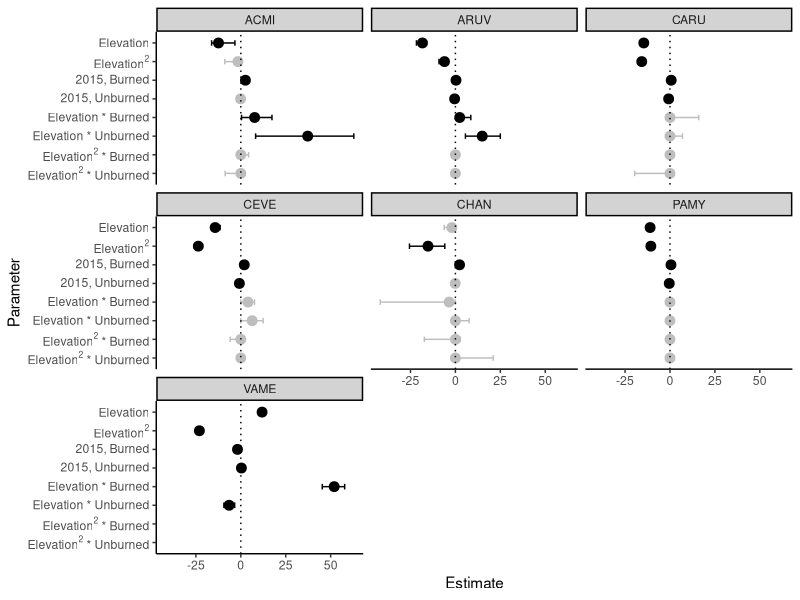
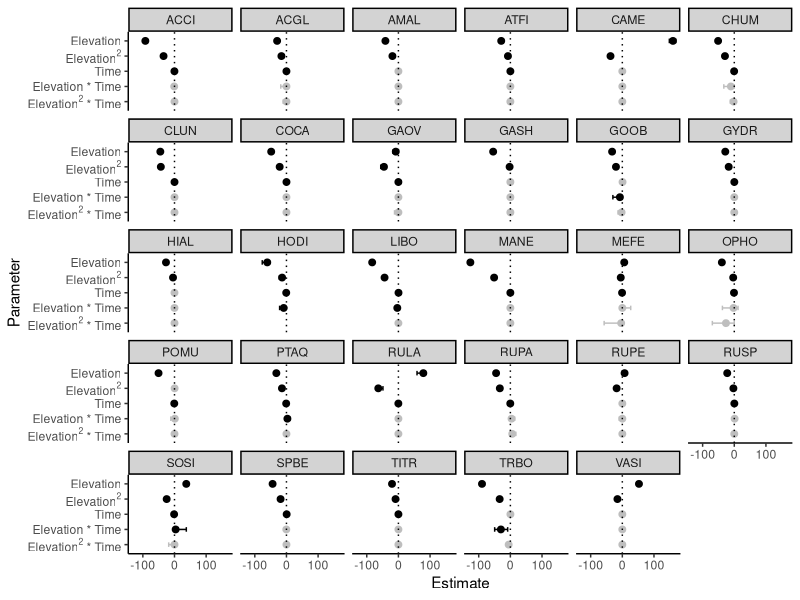

The R script that drew these images, in order:

# Created: Dec. 15, 2021 from script 8
# Updated: Mar 20, 2023

# IMPORTANT NOTE: unless otherwise indicated, always use Understory_All.csv for these analyses as it is the ONLY file with up-to-date corrections.

# Packages needed:
library(tidyverse)

## Step 1: Load coefficient data

coeff.ALLDAT <- read.csv("data/3c_new_coefficients.csv", header = TRUE) %>% 
  select(-Dataset, -L.Occ, -R.Occ, -deltaAIC, -Weight, -Rsquared)
coeff.ALLDAT[coeff.ALLDAT$Species == "EPAN", 1] <- paste("CHAN") # Correcting taxonomy issue
coeff.ALLDAT[is.na(coeff.ALLDAT)] <- 0 # Hard code absent coeffs as 0 before averaging
coeff.ALLDAT$Elevation.m2.Res.Burn.fi[coeff.ALLDAT$Species == "VAME"] <- NA
coeff.ALLDAT$Elevation.m2.Res.Unburn.fi[coeff.ALLDAT$Species == "VAME"] <- NA
coeff.ALLDAT$Data.Type.Elevation.m2.nofi[coeff.ALLDAT$Species == "HODI"] <- NA #remove terms that weren't fit

coeff.fire <- #split by fire vs no-fire
  coeff.ALLDAT[coeff.ALLDAT$Fire.Included == "Yes" & coeff.ALLDAT$Type == "Avg", c(1, 5:6, 10:15)] 

coeff.nofire <- coeff.ALLDAT[coeff.ALLDAT$Fire.Included == "No" & coeff.ALLDAT$Type == "Avg", c(1, 5:9)] 

## Step 2: Summarize mean, lower and upper CI of each coefficient across the rarefactions (FIRE SPECIES)
means.fire <- coeff.fire %>% 
  group_by(Species) %>% 
  summarise(across(.cols = Elevation.m:Elevation.m2.Res.Unburn.fi, ~ unname(quantile(.x, 0.5, na.rm=TRUE)))) %>% #, .names = "mean_{.col}" 
  mutate(param="mean")
lowers.fire <- coeff.fire %>% 
  group_by(Species) %>% 
  summarise(across(.cols = Elevation.m:Elevation.m2.Res.Unburn.fi, ~ unname(quantile(.x, 0.025, na.rm=TRUE)))) %>% #, .names="lower_{.col}" 
  mutate(param="lower")
uppers.fire <- coeff.fire %>% 
  group_by(Species) %>% 
  summarise(across(.cols = Elevation.m:Elevation.m2.Res.Unburn.fi, ~ unname(quantile(.x, 0.975, na.rm=TRUE)))) %>% #, .names="upper_{.col}" 
  mutate(param="upper")

## Step 3: reshape for graphing
all.fire <- rbind(means.fire, lowers.fire, uppers.fire) %>% 
  pivot_longer(!c(Species, param), names_to="Parameter", values_to="Estimate") %>% 
  pivot_wider(names_from=param, values_from="Estimate")

## Step 4: Classic forest plots for fire species

# order of parameters along y axis
order.list.fire <- c("Elevation.m", 
                     "Elevation.m2", 
                     "Resurvey.Burned.fi", 
                     "Resurvey.Unburned.fi",
                     "Elevation.m.Res.Burn.fi", 
                     "Elevation.m.Res.Unburn.fi", 
                     "Elevation.m2.Res.Burn.fi", 
                     "Elevation.m2.Res.Unburn.fi")

all.fire$Parameter <- factor(all.fire$Parameter, levels = rev(order.list.fire))

# tick labels for y axis
vars.fire <- c("Elevation", 
               expression("Elevation" ^ 2), 
               "2015, Burned",
               "2015, Unburned",
               "Elevation * Burned",
               "Elevation * Unburned",
               expression("Elevation" ^ 2 * " * Burned"), 
               expression("Elevation" ^ 2 * " * Unburned"))

all.fire <- all.fire %>% 
  mutate(lowernonzero = ifelse(mean>0 & lower>0, "y", "n")) %>% 
  mutate(uppernonzero = ifelse(mean<0 & upper<0, "y", "n")) %>% 
  mutate(nonzero = ifelse(mean>0, lowernonzero, uppernonzero))

# faceted plot
forestplot.fire <- ggplot(dat=all.fire, aes(y=Parameter, x=mean, xmin=lower, xmax=upper, color=nonzero)) +
  facet_wrap(~Species) +
  geom_point(cex=3) + 
  scale_color_manual(values=c("grey", "black")) +
  geom_errorbarh(height=0.3) + 
  geom_vline(xintercept=0, linetype="dotted") +
  scale_y_discrete(labels=rev(vars.fire)) +
  xlab("Estimate") +
  theme_classic() +
  theme(strip.background = element_rect(fill = "lightgrey", colour = "black", linewidth = 1)) + 
  theme(legend.position = "none")

ggsave("figures/FigureS4_supp_forestplot_coeffs_fire.pdf", forestplot.fire, width=12, height=8)
# thumbnail sillhouettes added in Adobe Illustrator


## Step 5: Repeat steps 2-4 for no-fire species

means.nofire <- coeff.nofire %>% 
  group_by(Species) %>% 
  summarise(across(.cols = Elevation.m:Data.Type.Elevation.m2.nofi, ~ unname(quantile(.x, 0.5, na.rm=TRUE)))) %>%  
  mutate(param="mean")
lowers.nofire <- coeff.nofire %>% 
  group_by(Species) %>% 
  summarise(across(.cols = Elevation.m:Data.Type.Elevation.m2.nofi, ~ unname(quantile(.x, 0.025, na.rm=TRUE)))) %>%  
  mutate(param="lower")
uppers.nofire <- coeff.nofire %>% 
  group_by(Species) %>% 
  summarise(across(.cols = Elevation.m:Data.Type.Elevation.m2.nofi, ~ unname(quantile(.x, 0.975, na.rm=TRUE)))) %>%  
  mutate(param="upper")

all.nofire <- rbind(means.nofire, lowers.nofire, uppers.nofire) %>% 
  pivot_longer(!c(Species, param), names_to="Parameter", values_to="Estimate") %>% 
  pivot_wider(names_from=param, values_from="Estimate")

order.list.nofire <- c("Elevation.m", 
                       "Elevation.m2", 
                       "Data.Type.nofi",
                       "Data.Type.Elevation.m.nofi", 
                       "Data.Type.Elevation.m2.nofi")

all.nofire$Parameter <- factor(all.nofire$Parameter, levels = rev(order.list.nofire))

all.nofire <- all.nofire %>% 
  mutate(lowernonzero = ifelse(mean>0 & lower>0, "y", "n")) %>% 
  mutate(uppernonzero = ifelse(mean<0 & upper<0, "y", "n")) %>% 
  mutate(nonzero = ifelse(mean>0, lowernonzero, uppernonzero))

# tick labels for y axis
vars.nofire <- c("Elevation", 
                 expression("Elevation" ^ 2), 
                 "Time",
                 "Elevation * Time",
                 expression("Elevation" ^ 2 * " * Time"))

# faceted plot
forestplot.nofire <- ggplot(dat=all.nofire, aes(y=Parameter, x=mean, xmin=lower, xmax=upper, color=nonzero)) +
  facet_wrap(~Species) +
  geom_point(cex=2) + 
  scale_color_manual(values=c("grey", "black")) +
  geom_errorbarh(height=0.3) + 
  geom_vline(xintercept=0, linetype="dotted") +
  scale_y_discrete(labels=rev(vars.nofire)) +
  xlab("Estimate") +
  theme_classic() +
  theme(strip.background = element_rect(fill = "lightgrey", colour = "black", size = 1)) +
  theme(legend.position = "none")

ggsave("figures/FigureS8_supp_forestplot_coeffs_nofire.pdf", forestplot.nofire, width=12, height=8)



